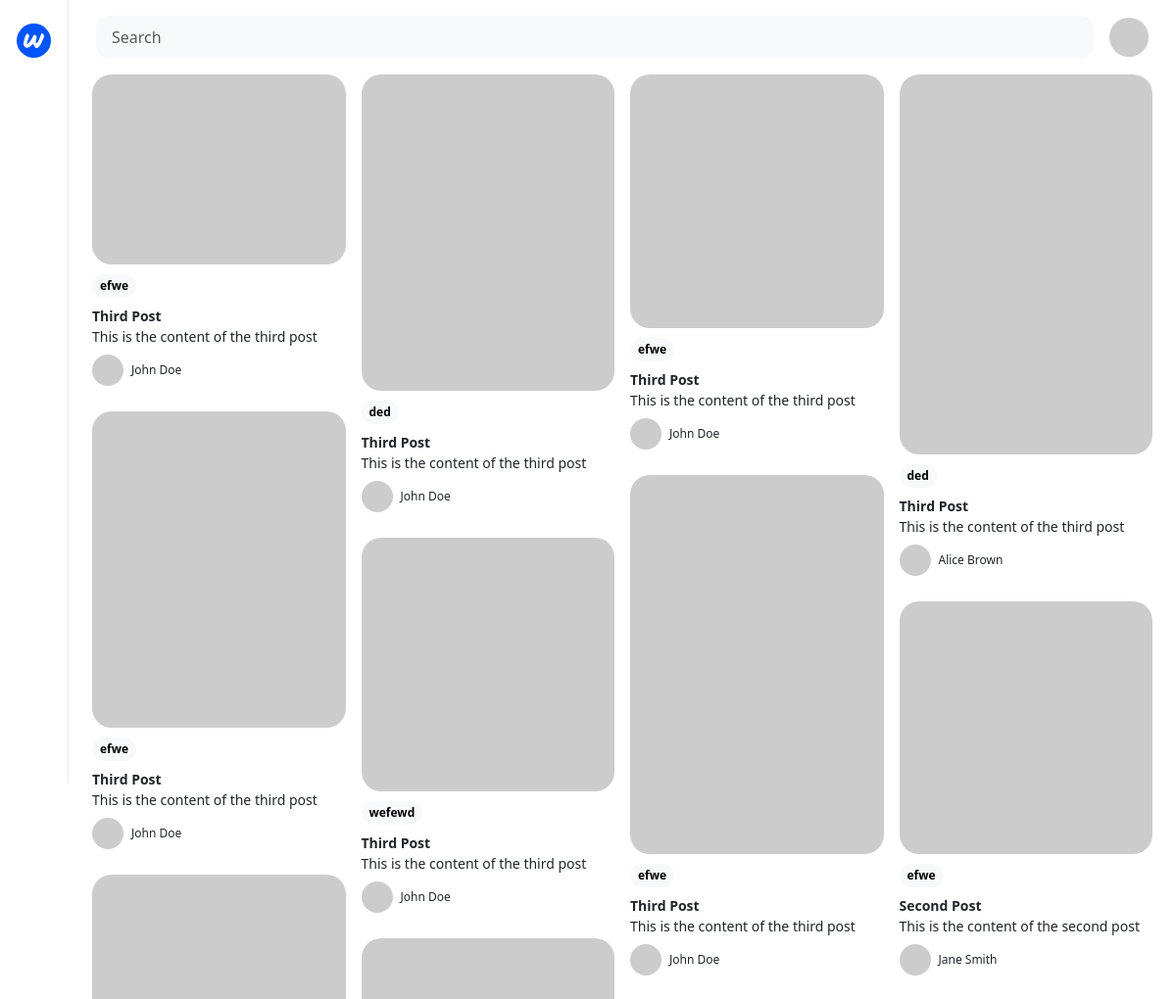
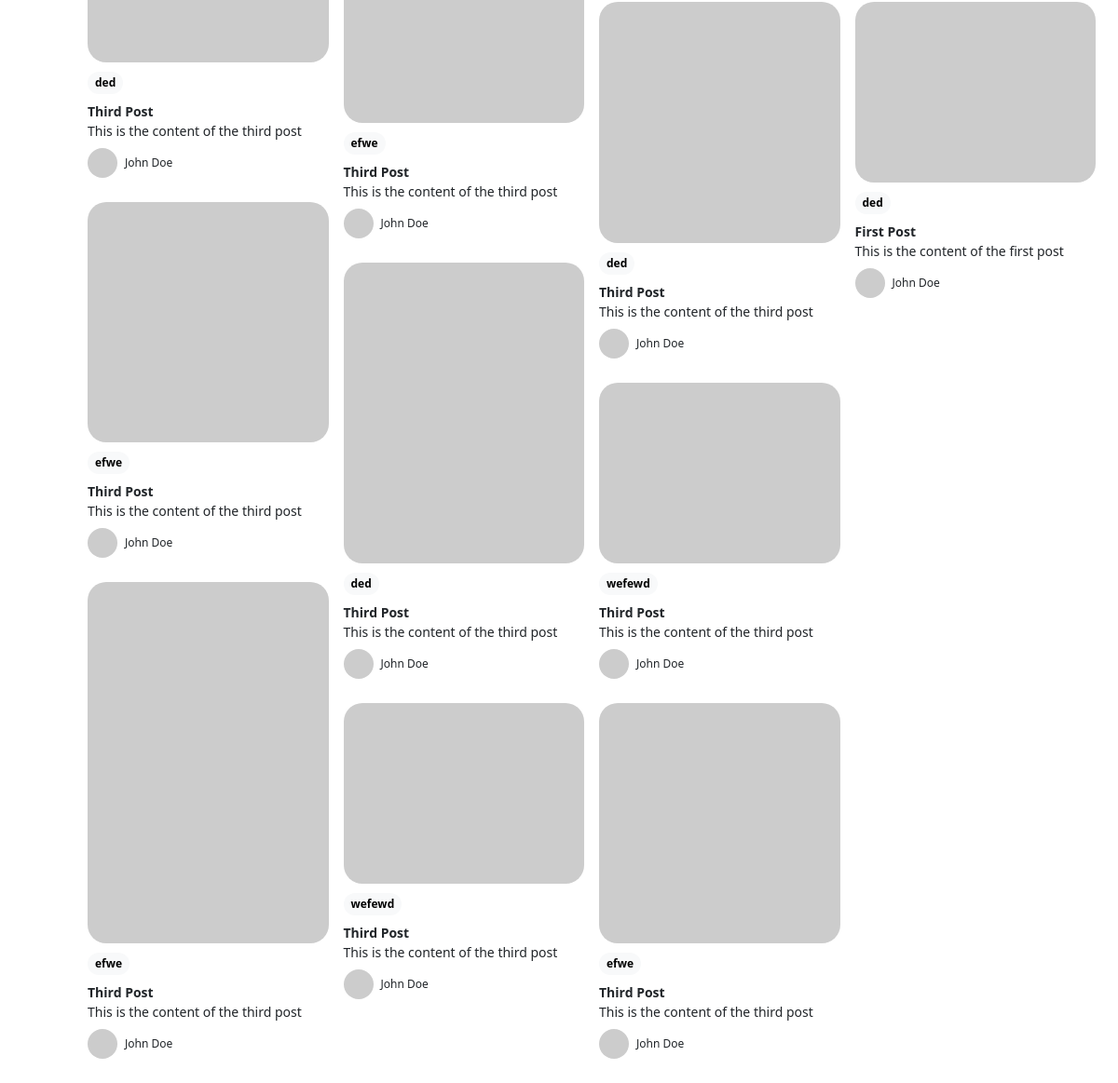
The page / on the database its author committed (2 pictures, top to bottom).
### tables this page shows
CREATE TABLE `posts` (
  `id` int(11) NOT NULL,
  `user_id` int(11) DEFAULT NULL,
  `title` varchar(255) NOT NULL,
  `content` text NOT NULL,
  `image_url` varchar(255) NOT NULL,
  `category_id` int(11) DEFAULT NULL
);

CREATE TABLE `categories` (
  `id` int(11) NOT NULL,
  `category_name` varchar(100) NOT NULL
);

CREATE TABLE `users` (
  `id` int(11) NOT NULL,
  `name` varchar(255) NOT NULL,
  `avatar_url` varchar(255) NOT NULL
);

### includes/post.card.php (the view)
<div class="card post-card">
    <a href="post?id=<?= $post['id'] ?>">
        <img src="<?= htmlspecialchars($post['image_url']) ?>" alt="Post image" class="card-img-top">
    </a>
    <div class="card-body">
        <div class="d-flex mb-2">
            <span class="badge rounded-pill text-bg-light">
                <a href="category?id=<?= $post['category_id'] ?>"><?= htmlspecialchars($post['category_name']) ?></a>
            </span>
        </div>
        <a href="post?id=<?= $post['id'] ?>">
            <p class="card-text mb-0 fw-bold"><?= htmlspecialchars($post['title']) ?></p>
            <p class="card-text mb-0"><?= htmlspecialchars($post['content']) ?></p>
        </a>
        <a href="profile?id=<?= $post['user_id'] ?>" class="mt-2 d-flex align-items-center gap-2 avatar-box">
            <img src="<?= htmlspecialchars($post['avatar_url']) ?>" class="rounded-circle avatar" alt="avatar">
            <p class="mb-0"><?= htmlspecialchars($post['name']) ?></p>
        </a>
    </div>
</div>

### index.php (shortened to what this page needs)
<?php
require 'db.php';
$sql = 'SELECT p.id, p.title, p.content, p.image_url, p.user_id, c.category_name, p.category_id, u.name, u.avatar_url
        FROM posts p
        JOIN users u ON p.user_id = u.id
        JOIN categories c ON p.category_id = c.id
        ORDER BY p.id DESC';
$posts = $pdo->query($sql)->fetchAll();
?>
<!DOCTYPE html>
<html lang="en">
<head>
    <link rel="stylesheet" href="assets/css/bootstrap.min.css">
    <link rel="stylesheet" href="assets/css/custom.css">
</head>
<body>
    <div class="d-flex">
        <?php include 'includes/sidebar.partial.php'; ?>
        <div class="main w-100">
            <?php include 'includes/nav.partial.php'; ?>
            <div class="px-4">
                <div class="masonry">
                    <?php
                    foreach ($posts as $post):
                        include 'includes/post.card.php';
                    endforeach;
                    ?>
                </div>
            </div>
        </div>
    </div>
</body>
</html>

### includes/sidebar.partial.php (shortened to what this page needs)
<div class="sidebar py-4 d-none d-md-flex flex-column justify-content-between">
    <div class="d-flex flex-column align-items-center">
        <a href="/" class="logo mb-5">
            <img src="assets/images/logo.svg" alt="Logo">
        </a>
    </div>
</div>

### includes/nav.partial.php
<nav class="navbar navbar-expand-lg px-3 py-3">
    <div class="container-fluid d-flex gap-2">
        <form class="d-flex w-100">
            <input class="form-control me-2 bg-light border-0 search" type="search" placeholder="Search">
        </form>
        <a class="" href="profile">
            <img src="https://via.placeholder.com/300x300" class="rounded-circle avatar" alt="avatar">
        </a>
    </div>
</nav>

### assets/css/custom.css (style rules this page uses)
a { color: inherit; text-decoration: none; }
.sidebar { min-width: 70px; height: 100vh; position: fixed; border-right: 1px solid #e9e9e9; display: flex; flex-direction: column; align-items: center; color: #3a3a3a; }
.sidebar .logo img { width: 35px; height: 35px; }
.main { margin-left: 70px; }
.search { padding: 10px 16px; border-radius: 14px; }
.navbar .avatar { height: 40px; width: 40px; }
.masonry { columns: 16rem; column-gap: 1rem; }
.masonry .card { display: inline-block; width: 100%; margin-bottom: 1rem; }
.post-card { border: none; }
.post-card .card-body { padding: 10px 0; }
.post-card .card-img-top { border-radius: 20px; }
.post-card .badge { padding: 6px 8px; margin-right: 8px; font-size: 12px; }
.post-card .card-text { font-size: 14px; }
.post-card .avatar-box p { font-size: 12px; font-weight: 500; }
.post-card .avatar { height: 32px; width: 32px; }

### rows shown on the page
posts: category.category_name "efwe", title "Third Post", content "This is the content of the third post", user.name "John Doe"
posts: category.category_name "efwe", title "Third Post", content "This is the content of the third post", user.name "John Doe"
posts: category.category_name "ded", title "Third Post", content "This is the content of the third post", user.name "John Doe"
posts: category.category_name "efwe", title "Third Post", content "This is the content of the third post", user.name "John Doe"
posts: category.category_name "efwe", title "Third Post", content "This is the content of the third post", user.name "John Doe"
posts: category.category_name "ded", title "Third Post", content "This is the content of the third post", user.name "John Doe"
posts: category.category_name "wefewd", title "Third Post", content "This is the content of the third post", user.name "John Doe"
posts: category.category_name "efwe", title "Third Post", content "This is the content of the third post", user.name "John Doe"
posts: category.category_name "ded", title "Third Post", content "This is the content of the third post", user.name "John Doe"
posts: category.category_name "wefewd", title "Third Post", content "This is the content of the third post", user.name "John Doe"
posts: category.category_name "efwe", title "Third Post", content "This is the content of the third post", user.name "John Doe"
posts: category.category_name "efwe", title "Third Post", content "This is the content of the third post", user.name "John Doe"
posts: category.category_name "ded", title "Third Post", content "This is the content of the third post", user.name "John Doe"
posts: category.category_name "wefewd", title "Third Post", content "This is the content of the third post", user.name "John Doe"
posts: category.category_name "efwe", title "Third Post", content "This is the content of the third post", user.name "John Doe"
posts: category.category_name "ded", title "Third Post", content "This is the content of the third post", user.name "Alice Brown"
posts: category.category_name "efwe", title "Second Post", content "This is the content of the second post", user.name "Jane Smith"
posts: category.category_name "ded", title "First Post", content "This is the content of the first post", user.name "John Doe"
